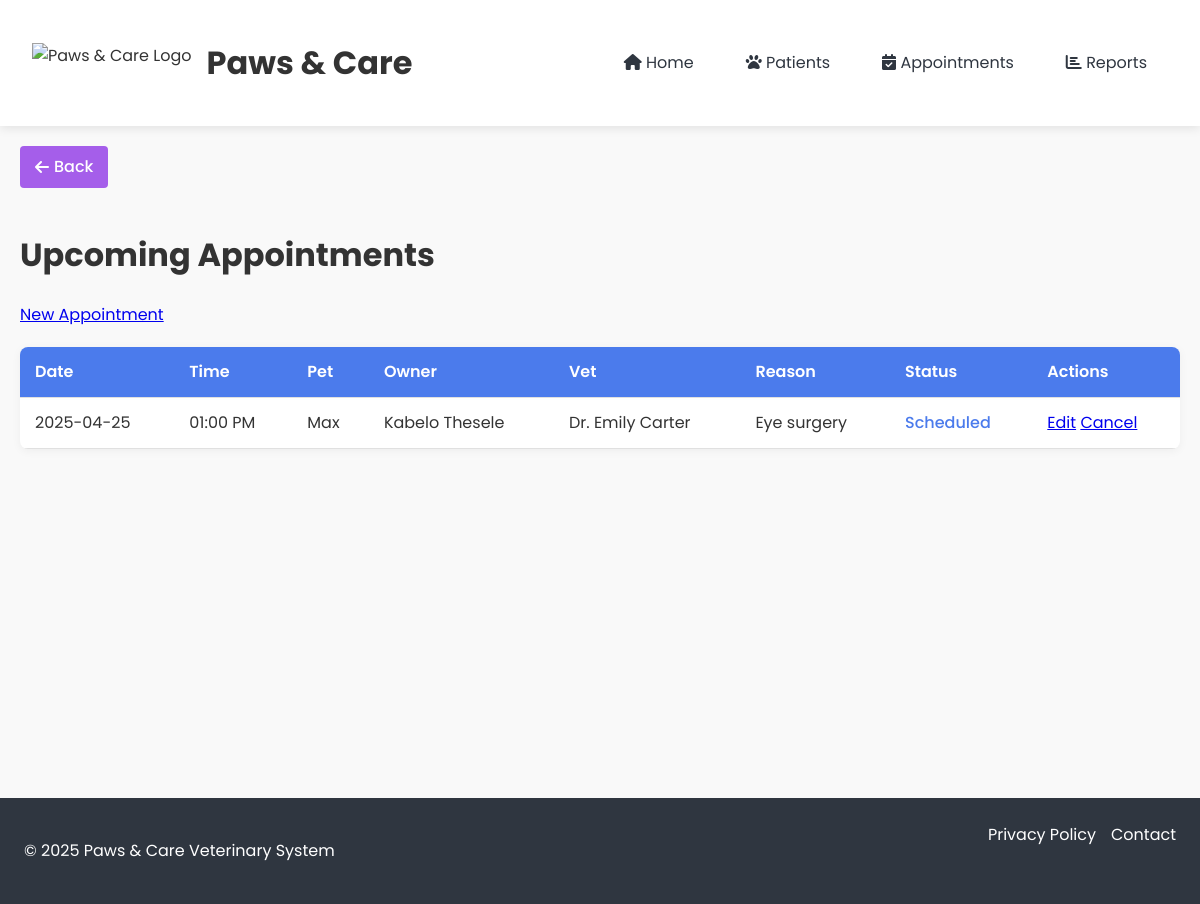
Page /appointments/list_appointments.php on the committed database.
### tables this page shows
CREATE TABLE `Appointments` (
  `Appt_ID` int NOT NULL AUTO_INCREMENT,
  `Pet_ID` int DEFAULT NULL,
  `Vet_ID` int DEFAULT NULL,
  `Date` date NOT NULL,
  `Time` time NOT NULL,
  `Reason` text,
  `Status` enum('Scheduled','Completed','Cancelled') DEFAULT 'Scheduled',
  PRIMARY KEY (`Appt_ID`),
  KEY `Pet_ID` (`Pet_ID`),
  KEY `Vet_ID` (`Vet_ID`),
  CONSTRAINT `Appointments_ibfk_1` FOREIGN KEY (`Pet_ID`) REFERENCES `Pets` (`Pet_ID`) ON DELETE CASCADE,
  CONSTRAINT `Appointments_ibfk_2` FOREIGN KEY (`Vet_ID`) REFERENCES `Vets` (`Vet_ID`) ON DELETE SET NULL
);

CREATE TABLE `Pets` (
  `Pet_ID` int NOT NULL AUTO_INCREMENT,
  `Name` varchar(50) NOT NULL,
  `Species` varchar(50) NOT NULL,
  `Breed` varchar(50) DEFAULT NULL,
  `Age` int DEFAULT NULL,
  `Owner_ID` int DEFAULT NULL,
  PRIMARY KEY (`Pet_ID`),
  KEY `Owner_ID` (`Owner_ID`),
  CONSTRAINT `Pets_ibfk_1` FOREIGN KEY (`Owner_ID`) REFERENCES `Owners` (`Owner_ID`) ON DELETE CASCADE
);

CREATE TABLE `Owners` (
  `Owner_ID` int NOT NULL AUTO_INCREMENT,
  `Name` varchar(100) NOT NULL,
  `Contact` varchar(20) NOT NULL,
  `Email` varchar(100) NOT NULL,
  PRIMARY KEY (`Owner_ID`),
  UNIQUE KEY `Email` (`Email`)
);

CREATE TABLE `Vets` (
  `Vet_ID` int NOT NULL AUTO_INCREMENT,
  `Name` varchar(100) NOT NULL,
  `Specialization` varchar(100) DEFAULT NULL,
  `Contact` varchar(20) NOT NULL,
  PRIMARY KEY (`Vet_ID`)
);

### appointments/list_appointments.php (the view, shortened to what this page needs)
<?php
require_once '../config/db.php';
$stmt = $pdo->query("
    SELECT a.Appt_ID, a.Date, a.Time, a.Reason, a.Status,
           p.Name AS PetName, v.Name AS VetName, o.Name AS OwnerName
    FROM Appointments a
    JOIN Pets p ON a.Pet_ID = p.Pet_ID
    JOIN Owners o ON p.Owner_ID = o.Owner_ID
    LEFT JOIN Vets v ON a.Vet_ID = v.Vet_ID
    WHERE a.Date >= CURDATE()
    ORDER BY a.Date, a.Time
");
$appointments = $stmt->fetchAll();
require_once '../includes/header.php';
?>
<!DOCTYPE html>
<html>
<head>
    <link rel="stylesheet" href="../assets/css/style.css">
</head>
<body>
    <h1>Upcoming Appointments</h1>
    <a href="add_appointment.php" class="btn-add">New Appointment</a>
    <table>
        <thead>
            <tr>
                <th>Date</th>
                <th>Time</th>
                <th>Pet</th>
                <th>Owner</th>
                <th>Vet</th>
                <th>Reason</th>
                <th>Status</th>
                <th>Actions</th>
            </tr>
        </thead>
        <tbody>
            <?php foreach ($appointments as $appt): ?>
                <tr>
                    <td><?= htmlspecialchars($appt['Date']) ?></td>
                    <td><?= date('h:i A', strtotime($appt['Time'])) ?></td>
                    <td><?= htmlspecialchars($appt['PetName']) ?></td>
                    <td><?= htmlspecialchars($appt['OwnerName']) ?></td>
                    <td><?= htmlspecialchars($appt['VetName'] ?? 'Unassigned') ?></td>
                    <td><?= htmlspecialchars($appt['Reason']) ?></td>
                    <td>
                        <span class="status-<?= strtolower($appt['Status']) ?>">
                            <?= $appt['Status'] ?>
                        </span>
                    </td>
                    <td>
                        <a href="edit_appointment.php?id=<?= $appt['Appt_ID'] ?>" class="btn-edit">Edit</a>
                        <a href="delete_appointment.php?id=<?= $appt['Appt_ID'] ?>"
                           class="btn-delete"
                           onclick="return confirm('Cancel this appointment?')">
                           Cancel
                        </a>
                    </td>
                </tr>
            <?php endforeach; ?>
        </tbody>
    </table>
</body>
</html>
<?php
require_once '../includes/footer.php';
?>

### assets/css/style.css (style rules this page uses)
:root { --primary: #4b7bec; --secondary: #a55eea; --light: #f5f6fa; --dark: #2f3640; --success: #20bf6b; --warning: #fa8231; --danger: #eb3b5a; }
body { font-family: 'Poppins', sans-serif; margin: 0; padding: 0; background-color: #f9f9f9; color: #333; line-height: 1.6; }
table { width: 100%; border-collapse: collapse; margin: 20px 0; box-shadow: 0 2px 10px rgba(0,0,0,0.05); background: white; border-radius: 8px; overflow: hidden; }
th, td { padding: 12px 15px; text-align: left; border-bottom: 1px solid #e0e0e0; }
th { background-color: var(--primary); color: white; font-weight: 600; }
.status-scheduled { color: var(--primary); font-weight: 500; }

### rows in the picture
appointments: Date "2025-04-25", Time "01:00 PM", Pet_ID.Name "Max", owners.Name "Kabelo Thesele", Vet_ID.Name "Dr. Emily Carter", Reason "Eye surgery", Status "Scheduled"
